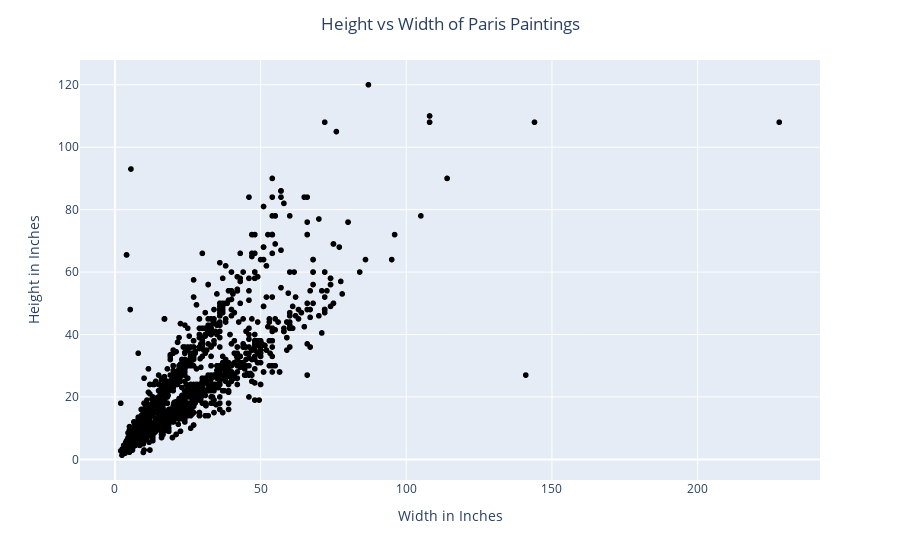

Write notebook code for a chart like this one.
### Markdown cell above
**Q3** Make a scatter plot of the width vs the height like the one in the lecture. You should be able to recreate the plots here without looking at the code.

### Code cell
fig = px.scatter(DF,
                 x='Width_in',
                 y='Height_in',
                color_discrete_sequence=['black']
                )

fig.update_layout(
                  title='Height vs Width of Paris Paintings',
                  title_x=0.5,
                  yaxis_title="Height in Inches",
                  xaxis_title="Width in Inches",)

fig.show()

### Figure 1 — Plotly figure (JSON) as saved in the notebook; plotly's stock layout.template omitted (floating-point values rounded to 4 significant figures; data arrays with more than 128 entries replaced by an {"elided": "..."} marker saying what was removed)
{"data": [{"hovertemplate": "Width_in=%{x}<br>Height_in=%{y}<extra></extra>", "legendgroup": "", "marker": {"color": "black", "symbol": "circle"}, "mode": "markers", "name": "", "showlegend": false, "type": "scattergl", "x": {"elided": "3393 float values"}, "xaxis": "x", "y": {"elided": "3393 float values"}, "yaxis": "y"}], "layout": {"autosize": true, "legend": {"tracegroupgap": 0}, "margin": {"t": 60}, "title": {"text": "Height vs Width of Paris Paintings", "x": 0.5}, "xaxis": {"anchor": "y", "autorange": true, "domain": [0, 1], "range": [-12.59, 242.6], "title": {"text": "Width in Inches"}, "type": "linear"}, "yaxis": {"anchor": "x", "autorange": true, "domain": [0, 1], "range": [-7.858, 129.2], "title": {"text": "Height in Inches"}, "type": "linear"}}}
